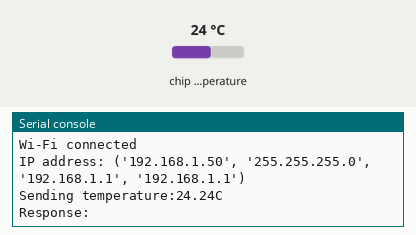
The program below on a simulated Raspberry Pi Pico running MicroPython. On the bench: the last lines printed to the serial console. The test bench sets the inputs (shaded band); at power-on: chip temperature 24 °C. WiFi joins after 1.5 s; web requests get an empty 200 reply after 0.4 s.

Above: at 3.2 s.
3.3 s: chip temperature set to 1 °C
At 7.66 s:
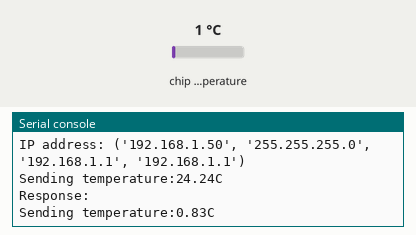
9.3 s: chip temperature set to 11 °C
At 13.6 s:
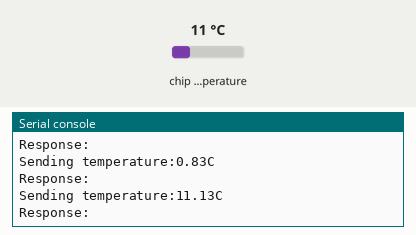
Timing chart, 0 to 15.1 s (numbered marks = the images above; inputs shaded):
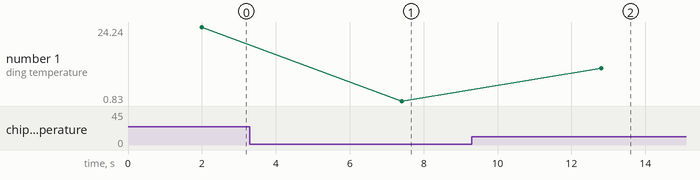

The program:

conbin.py
```python
import network
import urequests
import time
import machine

# Wi-Fi 信息
SSID = 'liangzhiyu'
PASSWORD = '123456789'

# 连接 Wi-Fi
wlan = network.WLAN(network.STA_IF)
wlan.active(True)
wlan.connect(SSID, PASSWORD)

while not wlan.isconnected():
    print('is connecting')
    time.sleep(1)

print('Wi-Fi connected')
print('IP address:', wlan.ifconfig())

# API 地址
api_url = 'http://172.20.10.5:3080/post_temp'

# 读取温度数据的函数
def read_temperature():
    sensor = machine.ADC(4)
    adc_value = sensor.read_u16()
    volt = (3.3 / 65535) * adc_value
    temperature = 27 - (volt - 0.706) / 0.001721
    return round(temperature, 2)

# 发送温度数据
while True:
    temperature = read_temperature()
    print(f'Sending temperature:{temperature}C')

    try:
        response = urequests.post(api_url, json={"temperature": temperature})
        print("Response:", response.text)
        response.close()
    except Exception as e:
        print("Failed to send data:", e)

    time.sleep(5)
```

Measured:
- after the input at 3.3 s, the serial console: prints a new line after 4.1 s (image 1)
- after the input at 9.3 s, the serial console: prints a new line after 3.5 s (image 2)
- plotted number 1: 24.24 → 0.83 after the input at 3.3 s, 0.83 → 11.13 after the input at 9.3 s
